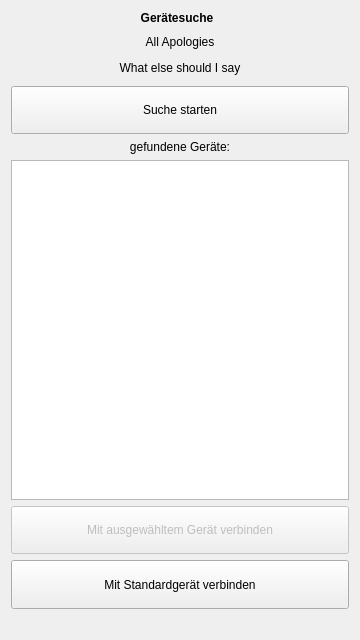
<?xml version="1.0" encoding="UTF-8"?>
<ui version="4.0">
 <class>deviceSearch</class>
 <widget class="QDialog" name="deviceSearch">
  <property name="geometry">
   <rect>
    <x>0</x>
    <y>0</y>
    <width>360</width>
    <height>640</height>
   </rect>
  </property>
  <property name="sizePolicy">
   <sizepolicy hsizetype="Expanding" vsizetype="Expanding">
    <horstretch>0</horstretch>
    <verstretch>0</verstretch>
   </sizepolicy>
  </property>
  <property name="windowTitle">
   <string>Gerätesuche</string>
  </property>
  <layout class="QGridLayout" name="gridLayout">
   <item row="0" column="0">
    <widget class="QPushButton" name="btn_titel">
     <property name="font">
      <font>
       <weight>75</weight>
       <bold>true</bold>
      </font>
     </property>
     <property name="focusPolicy">
      <enum>Qt::NoFocus</enum>
     </property>
     <property name="styleSheet">
      <string notr="true">border-style: none;
background: transparent;</string>
     </property>
     <property name="text">
      <string>Gerätesuche</string>
     </property>
    </widget>
   </item>
   <item row="1" column="0" colspan="2">
    <widget class="QLabel" name="lbl_info">
     <property name="sizePolicy">
      <sizepolicy hsizetype="Expanding" vsizetype="Expanding">
       <horstretch>0</horstretch>
       <verstretch>1</verstretch>
      </sizepolicy>
     </property>
     <property name="minimumSize">
      <size>
       <width>0</width>
       <height>0</height>
      </size>
     </property>
     <property name="text">
      <string>&lt;html&gt;&lt;head/&gt;&lt;body&gt;&lt;p&gt;All Apologies&lt;/p&gt;&lt;p&gt;What else should I say&lt;/p&gt;&lt;/body&gt;&lt;/html&gt;</string>
     </property>
     <property name="alignment">
      <set>Qt::AlignCenter</set>
     </property>
     <property name="wordWrap">
      <bool>true</bool>
     </property>
    </widget>
   </item>
   <item row="3" column="0" colspan="2">
    <widget class="QLabel" name="lbl_devicesFound_titel">
     <property name="sizePolicy">
      <sizepolicy hsizetype="Expanding" vsizetype="Expanding">
       <horstretch>0</horstretch>
       <verstretch>0</verstretch>
      </sizepolicy>
     </property>
     <property name="text">
      <string>gefundene Geräte:</string>
     </property>
     <property name="alignment">
      <set>Qt::AlignCenter</set>
     </property>
    </widget>
   </item>
   <item row="4" column="0" colspan="2">
    <widget class="QListWidget" name="lst_devices">
     <property name="sizePolicy">
      <sizepolicy hsizetype="Expanding" vsizetype="Expanding">
       <horstretch>0</horstretch>
       <verstretch>7</verstretch>
      </sizepolicy>
     </property>
     <property name="wordWrap">
      <bool>true</bool>
     </property>
    </widget>
   </item>
   <item row="5" column="0" colspan="2">
    <widget class="QPushButton" name="btn_connectToSelection">
     <property name="enabled">
      <bool>false</bool>
     </property>
     <property name="sizePolicy">
      <sizepolicy hsizetype="Expanding" vsizetype="Expanding">
       <horstretch>0</horstretch>
       <verstretch>1</verstretch>
      </sizepolicy>
     </property>
     <property name="text">
      <string>Mit ausgewähltem Gerät verbinden</string>
     </property>
    </widget>
   </item>
   <item row="6" column="0" colspan="2">
    <widget class="QPushButton" name="btn_connectToDefault">
     <property name="sizePolicy">
      <sizepolicy hsizetype="Expanding" vsizetype="Expanding">
       <horstretch>0</horstretch>
       <verstretch>1</verstretch>
      </sizepolicy>
     </property>
     <property name="text">
      <string>Mit Standardgerät verbinden</string>
     </property>
    </widget>
   </item>
   <item row="7" column="0">
    <widget class="QLabel" name="lbl_space">
     <property name="sizePolicy">
      <sizepolicy hsizetype="Expanding" vsizetype="Expanding">
       <horstretch>0</horstretch>
       <verstretch>0</verstretch>
      </sizepolicy>
     </property>
     <property name="text">
      <string/>
     </property>
     <property name="alignment">
      <set>Qt::AlignCenter</set>
     </property>
    </widget>
   </item>
   <item row="2" column="0" colspan="2">
    <widget class="QPushButton" name="btn_scan">
     <property name="sizePolicy">
      <sizepolicy hsizetype="Expanding" vsizetype="Expanding">
       <horstretch>0</horstretch>
       <verstretch>1</verstretch>
      </sizepolicy>
     </property>
     <property name="text">
      <string>Suche starten</string>
     </property>
    </widget>
   </item>
  </layout>
 </widget>
 <resources/>
 <connections/>
</ui>
